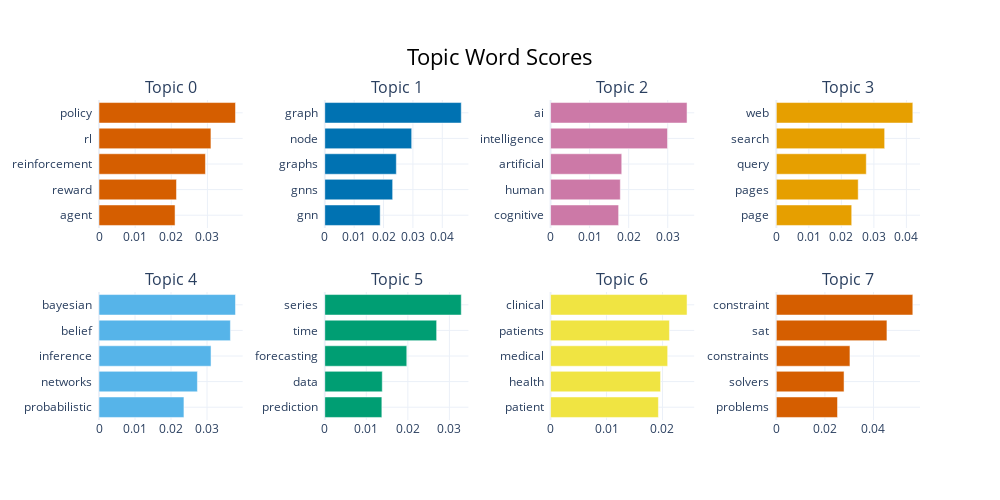

Here is the notebook cell this chart was saved with:
### Code cell
topic_model.visualize_barchart()

### Figure 1 — Plotly figure (JSON) as saved in the notebook; plotly's stock layout.template omitted (floating-point values rounded to 4 significant figures)
{"data": [{"marker": {"color": "#D55E00"}, "orientation": "h", "type": "bar", "x": [0.02104, 0.02144, 0.02946, 0.03097, 0.03777], "xaxis": "x", "y": ["agent  ", "reward  ", "reinforcement  ", "rl  ", "policy  "], "yaxis": "y"}, {"marker": {"color": "#0072B2"}, "orientation": "h", "type": "bar", "x": [0.01886, 0.0231, 0.02435, 0.02958, 0.04646], "xaxis": "x2", "y": ["gnn  ", "gnns  ", "graphs  ", "node  ", "graph  "], "yaxis": "y2"}, {"marker": {"color": "#CC79A7"}, "orientation": "h", "type": "bar", "x": [0.01743, 0.01786, 0.01822, 0.02994, 0.03494], "xaxis": "x3", "y": ["cognitive  ", "human  ", "artificial  ", "intelligence  ", "ai  "], "yaxis": "y3"}, {"marker": {"color": "#E69F00"}, "orientation": "h", "type": "bar", "x": [0.02318, 0.02518, 0.02766, 0.03331, 0.04197], "xaxis": "x4", "y": ["page  ", "pages  ", "query  ", "search  ", "web  "], "yaxis": "y4"}, {"marker": {"color": "#56B4E9"}, "orientation": "h", "type": "bar", "x": [0.02359, 0.02733, 0.03111, 0.03649, 0.0379], "xaxis": "x5", "y": ["probabilistic  ", "networks  ", "inference  ", "belief  ", "bayesian  "], "yaxis": "y5"}, {"marker": {"color": "#009E73"}, "orientation": "h", "type": "bar", "x": [0.01374, 0.01384, 0.01974, 0.02693, 0.03286], "xaxis": "x6", "y": ["prediction  ", "data  ", "forecasting  ", "time  ", "series  "], "yaxis": "y6"}, {"marker": {"color": "#F0E442"}, "orientation": "h", "type": "bar", "x": [0.01927, 0.01966, 0.02092, 0.02124, 0.02439], "xaxis": "x7", "y": ["patient  ", "health  ", "medical  ", "patients  ", "clinical  "], "yaxis": "y7"}, {"marker": {"color": "#D55E00"}, "orientation": "h", "type": "bar", "x": [0.02519, 0.02788, 0.03031, 0.04554, 0.05619], "xaxis": "x8", "y": ["problems  ", "solvers  ", "constraints  ", "sat  ", "constraint  "], "yaxis": "y8"}], "layout": {"annotations": [{"font": {"size": 16}, "showarrow": false, "text": "Topic 0", "x": 0.0875, "xanchor": "center", "xref": "paper", "y": 1, "yanchor": "bottom", "yref": "paper"}, {"font": {"size": 16}, "showarrow": false, "text": "Topic 1", "x": 0.3625, "xanchor": "center", "xref": "paper", "y": 1, "yanchor": "bottom", "yref": "paper"}, {"font": {"size": 16}, "showarrow": false, "text": "Topic 2", "x": 0.6375, "xanchor": "center", "xref": "paper", "y": 1, "yanchor": "bottom", "yref": "paper"}, {"font": {"size": 16}, "showarrow": false, "text": "Topic 3", "x": 0.9125, "xanchor": "center", "xref": "paper", "y": 1, "yanchor": "bottom", "yref": "paper"}, {"font": {"size": 16}, "showarrow": false, "text": "Topic 4", "x": 0.0875, "xanchor": "center", "xref": "paper", "y": 0.4, "yanchor": "bottom", "yref": "paper"}, {"font": {"size": 16}, "showarrow": false, "text": "Topic 5", "x": 0.3625, "xanchor": "center", "xref": "paper", "y": 0.4, "yanchor": "bottom", "yref": "paper"}, {"font": {"size": 16}, "showarrow": false, "text": "Topic 6", "x": 0.6375, "xanchor": "center", "xref": "paper", "y": 0.4, "yanchor": "bottom", "yref": "paper"}, {"font": {"size": 16}, "showarrow": false, "text": "Topic 7", "x": 0.9125, "xanchor": "center", "xref": "paper", "y": 0.4, "yanchor": "bottom", "yref": "paper"}], "height": 500, "hoverlabel": {"bgcolor": "white", "font": {"family": "Rockwell", "size": 16}}, "showlegend": false, "title": {"font": {"color": "Black", "size": 22}, "text": "Topic Word Scores", "x": 0.5, "xanchor": "center", "yanchor": "top"}, "width": 1000, "xaxis": {"anchor": "y", "domain": [0, 0.175], "showgrid": true}, "xaxis2": {"anchor": "y2", "domain": [0.275, 0.45], "showgrid": true}, "xaxis3": {"anchor": "y3", "domain": [0.55, 0.725], "showgrid": true}, "xaxis4": {"anchor": "y4", "domain": [0.825, 1], "showgrid": true}, "xaxis5": {"anchor": "y5", "domain": [0, 0.175], "showgrid": true}, "xaxis6": {"anchor": "y6", "domain": [0.275, 0.45], "showgrid": true}, "xaxis7": {"anchor": "y7", "domain": [0.55, 0.725], "showgrid": true}, "xaxis8": {"anchor": "y8", "domain": [0.825, 1], "showgrid": true}, "yaxis": {"anchor": "x", "domain": [0.6, 1], "showgrid": true}, "yaxis2": {"anchor": "x2", "domain": [0.6, 1], "showgrid": true}, "yaxis3": {"anchor": "x3", "domain": [0.6, 1], "showgrid": true}, "yaxis4": {"anchor": "x4", "domain": [0.6, 1], "showgrid": true}, "yaxis5": {"anchor": "x5", "domain": [0, 0.4], "showgrid": true}, "yaxis6": {"anchor": "x6", "domain": [0, 0.4], "showgrid": true}, "yaxis7": {"anchor": "x7", "domain": [0, 0.4], "showgrid": true}, "yaxis8": {"anchor": "x8", "domain": [0, 0.4], "showgrid": true}}}
